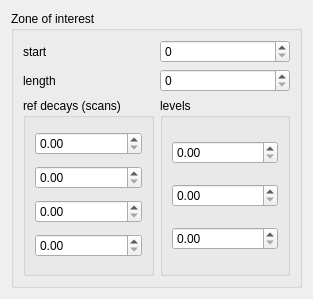
<?xml version="1.0" encoding="UTF-8"?>
<ui version="4.0">
 <class>zone</class>
 <widget class="QWidget" name="zone">
  <property name="geometry">
   <rect>
    <x>0</x>
    <y>0</y>
    <width>313</width>
    <height>299</height>
   </rect>
  </property>
  <property name="sizePolicy">
   <sizepolicy hsizetype="Fixed" vsizetype="Maximum">
    <horstretch>0</horstretch>
    <verstretch>0</verstretch>
   </sizepolicy>
  </property>
  <property name="windowTitle">
   <string>Form</string>
  </property>
  <layout class="QHBoxLayout" name="horizontalLayout">
   <item>
    <widget class="QGroupBox" name="groupBox">
     <property name="sizePolicy">
      <sizepolicy hsizetype="Preferred" vsizetype="Preferred">
       <horstretch>0</horstretch>
       <verstretch>0</verstretch>
      </sizepolicy>
     </property>
     <property name="title">
      <string>Zone of interest</string>
     </property>
     <layout class="QGridLayout" name="gridLayout">
      <item row="0" column="0">
       <widget class="QLabel" name="label">
        <property name="text">
         <string>start</string>
        </property>
       </widget>
      </item>
      <item row="1" column="1">
       <widget class="QSpinBox" name="length">
        <property name="maximum">
         <number>65520</number>
        </property>
        <property name="singleStep">
         <number>100</number>
        </property>
       </widget>
      </item>
      <item row="1" column="0">
       <widget class="QLabel" name="label_2">
        <property name="text">
         <string>length</string>
        </property>
       </widget>
      </item>
      <item row="0" column="1">
       <widget class="QSpinBox" name="start">
        <property name="maximum">
         <number>65520</number>
        </property>
        <property name="singleStep">
         <number>100</number>
        </property>
       </widget>
      </item>
      <item row="2" column="0">
       <widget class="QGroupBox" name="decays">
        <property name="title">
         <string>ref decays (scans)</string>
        </property>
        <layout class="QVBoxLayout" name="verticalLayout_2">
         <item>
          <widget class="QDoubleSpinBox" name="dec0">
           <property name="maximum">
            <double>1000000.000000000000000</double>
           </property>
          </widget>
         </item>
         <item>
          <widget class="QDoubleSpinBox" name="dec1">
           <property name="maximum">
            <double>1000000.000000000000000</double>
           </property>
          </widget>
         </item>
         <item>
          <widget class="QDoubleSpinBox" name="dec2">
           <property name="maximum">
            <double>1000000.000000000000000</double>
           </property>
          </widget>
         </item>
         <item>
          <widget class="QDoubleSpinBox" name="dec3">
           <property name="maximum">
            <double>1000000.000000000000000</double>
           </property>
          </widget>
         </item>
        </layout>
       </widget>
      </item>
      <item row="2" column="1">
       <widget class="QGroupBox" name="sigmas">
        <property name="title">
         <string>levels</string>
        </property>
        <layout class="QVBoxLayout" name="verticalLayout">
         <item>
          <widget class="QDoubleSpinBox" name="lev0"/>
         </item>
         <item>
          <widget class="QDoubleSpinBox" name="lev1"/>
         </item>
         <item>
          <widget class="QDoubleSpinBox" name="lev2"/>
         </item>
        </layout>
       </widget>
      </item>
     </layout>
    </widget>
   </item>
  </layout>
 </widget>
 <tabstops>
  <tabstop>start</tabstop>
  <tabstop>length</tabstop>
  <tabstop>dec0</tabstop>
  <tabstop>dec1</tabstop>
  <tabstop>dec2</tabstop>
  <tabstop>dec3</tabstop>
  <tabstop>lev0</tabstop>
  <tabstop>lev1</tabstop>
  <tabstop>lev2</tabstop>
 </tabstops>
 <resources/>
 <connections/>
</ui>
